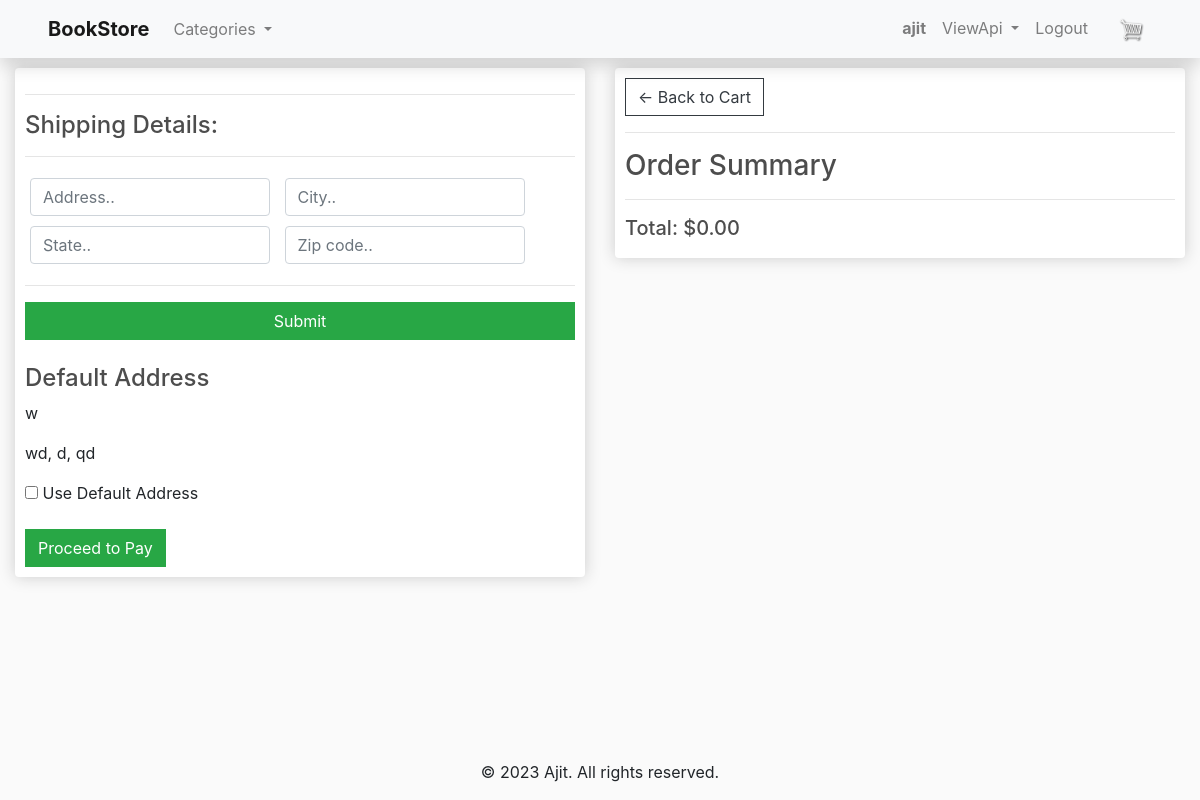
Screenshot of /checkout/ (signed in) with the database file from the repository.
### store/models.py (models this page shows, shortened)
class ShippingAddress(models.Model):
    user = models.ForeignKey(User, on_delete=models.SET_NULL, null=True,blank=True)
    address = models.CharField(max_length=200)
    city = models.CharField(max_length=200)
    state = models.CharField(max_length=200)
    zipcode = models.CharField(max_length=200)
    date_added = models.DateTimeField(auto_now_add=True)
    is_default = models.BooleanField(default=True)  # New field indicating the default address

### store/views.py (the view)
# urls.py: path('checkout/', views.checkout, name="checkout"),
@login_required
def checkout(request):
    cart_items = Cart.objects.filter(user=request.user)
    user_default_address = ShippingAddress.objects.filter(user=request.user, is_default=True).first()
    categories = Category.objects.all()
    cart_total = 0
    for item in cart_items:
        item.total_price = item.product.price * item.quantity
        cart_total += item.total_price
    if request.method=='POST':
        form=ShippingAddressForm(request.POST)
        if form.is_valid():
            shipping_address = form.save(commit=False)
            shipping_address.user = request.user
            shipping_address.save()
            messages.success(request, 'Address saved successfully.')
            return redirect('checkout')
        else:
            pass
    else:
        form_data = {'user_default_address': True} if user_default_address else {}
        form = ShippingAddressForm(initial=form_data)
    return render(request, 'store/checkout.html', {'cart_items': cart_items, 'cart_total': cart_total,'form': form,'user_default_address': user_default_address,'categories':categories})

### store/forms.py
class ShippingAddressForm(forms.ModelForm):
	class Meta:
		model = ShippingAddress
		fields = ['address', 'city', 'state', 'zipcode']

### templates/store/checkout.html (shortened to what this page needs)
{% extends 'store/main.html' %}
{% load static %}
{% block content %}
     <div class="row">
		<div class="col-lg-6">
			<div class="box-element" id="form-wrapper">
				<form method="POST">
					<div id="user-info">
						<hr>
						<h4>Shipping Details:</h4>
						<hr>
						<div class="form-field">
							<input class="form-control" type="text" name="address" placeholder="Address..">
						</div>
						<div class="form-field">
							<input class="form-control" type="text" name="city" placeholder="City..">
						</div>
						<div class="form-field">
							<input class="form-control" type="text" name="state" placeholder="State..">
						</div>
						<div class="form-field">
							<input class="form-control" type="text" name="zipcode" placeholder="Zip code..">
						</div>
					</div>
					<hr>
					<input id="form-button" class="btn btn-success btn-block" type="submit" value="Submit">
					<br>
					{% if user_default_address %}
					<h4>Default Address</h4>
					<p>{{ user_default_address.address }}</p>
					<p>{{ user_default_address.city }}, {{ user_default_address.state }}, {{ user_default_address.zipcode }}</p>
					<input type="checkbox" name="use_default_address" id="useDefaultAddress"> Use Default Address
					{% endif %}
				<br>
				<br>
				<a href="{% url 'process_payment' %}" class="btn btn-success" id="proceedToPayBtn" disabled>Proceed to Pay</a>
			</form>
			</div>
		</div>
		<div class="col-lg-6">
			<div class="box-element">
				<a  class="btn btn-outline-dark" href="{% url 'cart' %}">&#x2190; Back to Cart</a>
				<hr>
				<h3>Order Summary</h3>
				<hr>
				<h5>Total:   ${{cart_total|floatformat:2}}</h5>
			</div>
		</div>
	</div>
{% endblock content %}

### templates/store/main.html (shortened to what this page needs)
<!DOCTYPE html>
{% load static %}
<html>
<head>
	<link rel="stylesheet" href="https://stackpath.bootstrapcdn.com/bootstrap/4.4.1/css/bootstrap.min.css">
	<link rel="stylesheet" type="text/css" href="{% static 'css/main.css' %}">
</head>
<body>
	<div class="d-flex flex-column min-vh-100">
<nav class="navbar sticky-top navbar-expand-lg navbar-light bg-light shadow px-5">
    <a class="navbar-brand" href="{% url 'store' %}"><b>BookStore</b></a>
    <div class="collapse navbar-collapse" id="navbarSupportedContent">
        <ul class="navbar-nav mr-auto">
            <li class="nav-item dropdown">
                <a class="nav-link dropdown-toggle" href="#" id="navbarDropdownCategories" role="button" data-toggle="dropdown" aria-haspopup="true" aria-expanded="false">
                    Categories
                </a>
            </li>
        </ul>
        <ul class="navbar-nav ml-auto">
            {% if user.is_authenticated %}
                <li class="nav-item">
                    <a class="nav-link">
                        <strong>
                            {{ user.username }}
                        </strong>
                    </a>
                </li>
            <li class="nav-item dropdown">
                <a class="nav-link dropdown-toggle" href="#" id="navbarDropdown" role="button" data-toggle="dropdown" aria-haspopup="true" aria-expanded="false">
                     ViewApi
                </a>
            </li>
                <li class="nav-item">
                    <a class="nav-link" href="{% url 'logout' %}">
                         Logout
                    </a>
                </li>
                <li class="nav-item">
                    <a href="{% url 'cart' %}" class="nav-link">
                        <img id="cart-icon" src="{% static 'images/cart.png' %}">
                    </a>
                </li>
            {% endif %}
        </ul>
    </div>
</nav>
    <div class="container-fluid flex-grow-1">
        {% block content %} {% endblock %}
    </div>
		 <center><footer class="footer">
			<div>
				<p>&copy; 2023 Ajit. All rights reserved.</p>
			</div>
		</footer></center>
</div>
</body>
</html>

### static/css/main.css (style rules this page uses)
body { background-color: hsl(0, 0%, 98%); }
h1,h2,h3,h4,h5,h6 { color:hsl(0, 0%, 30%); }
.box-element { box-shadow:hsl(0, 0%, 80%) 0 0 16px; background-color: #fff; border-radius: 4px; padding: 10px; }
#cart-icon { width:25px; display: inline-block; margin-left: 15px; }
.col-lg-4, .col-lg-6, .col-lg-8, .col-lg-12 { margin-top: 10px; }
.btn { border-radius: 0; }
.form-field { width:250px; display: inline-block; padding: 5px; }

### rows the page displays
ShippingAddress: address "w", city "wd", state "d", zipcode "qd"

### other values shown
{{ user.username }} "ajit"
{{ cart_total|floatformat:2 }} "0.00"
